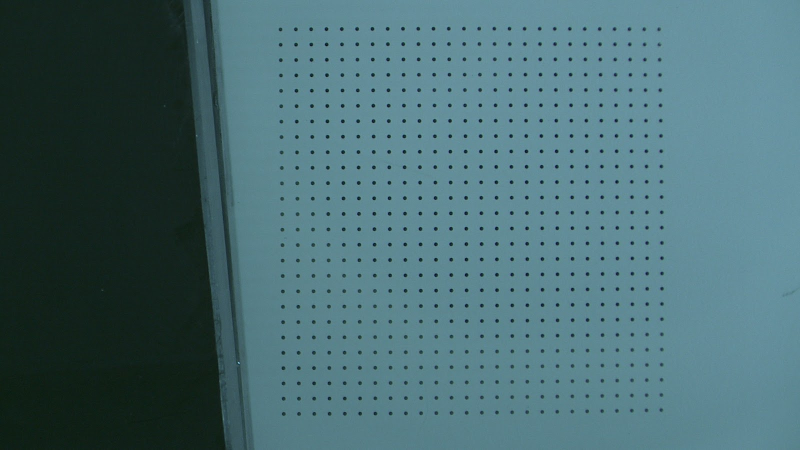
#> input picture dots.jpg, 1600 x 900 px (shown at 1/2 size)
$ python main.py
#> lines starting #> are read from the running program, lines starting #| are printed output that depends on the picture
### inputClass.py
# -*- coding: utf-8 -*-
"""
this class purpose is to deal with picture acquisition and interface
with the camera
"""
class camClass:
    """
    here will be the API for the Besler camera needed for the projecy
    I dont think the goal of this test is to implement Besler camera API so i will leave it empty
    I assume the API can get one picture every time and has a finished flag.
    one also must implemet a wait method to hold the code untill a new item is ready
    """
    pass


class inputClass:

    def __init__(self,inputFilePath):
        self.isReady = True # a flag indicating we need to do another picture
        if inputFilePath=="": #if filepath is empty it means we need to use the camera
            self.fromCam = True
            self.cam = camClass()
        else:               #if file is given it means we need to load file
            self.fromCam = False
            self.inputFilePath = inputFilePath

    def getNew(self):
        import cv2
        if self.fromCam == True:
            print("press the enter key to take picture")
            pic = camClass.capture()
        else:
            pic = cv2.imread(self.inputFilePath, cv2.IMREAD_COLOR)
            pic = cv2.cvtColor(pic, cv2.COLOR_BGR2GRAY) #work with graysacle for easier implementation. one can research if the color data improves detection
            self.isReady = False #will cause to work on only one file
        return pic


### detectorClass.py
# -*- coding: utf-8 -*-
"""
The purpose of this class is to deal with the detection of dots with sub-pixel resolution
"""

import teamSettingsClass
class detectorClass(teamSettingsClass.teamSettingsClass):
    def houghFindCir(self,pic):
        #this function detects the integer pixel location of dots using Hough transform
        import cv2
        #picBlurr = cv2.blur(pic, (3, 3)) #litrature recommands blurring the image. I didnt find it helpful
        #the following params (except for min/max Radius) were found using trail and error using the given picture
        dp = 1
        minDist = 10 #minimum distance between dots, took for the given image
        dotRadius = self.dotsWidth/2 #team Cedric will have Radius of 0 which means the algorith search for every dot size
        param1=50
        param2=3
        #minRadius = dotRadius - 1 #the min/max Radius should be as specifed by teams. we allowed some slack (+-1)
        #maxRadius = dotRadius + 1
        """
        the example picture did not fit any team so I used special parameters
        for it. in real operation we should use the now commented max/min Radius
        """
        maxRadius=6
        minRadius=1
        detected_circles = cv2.HoughCircles(pic,cv2.HOUGH_GRADIENT, dp, minDist, param1 = param1,param2 = param2, minRadius = minRadius, maxRadius = maxRadius)
        return detected_circles
        """
        visual check
        only 970 out of ~1300 dots were detected, which is not good
        sadly i dont have time to researc it further
        circles = np.uint16(np.around(detected_circles))
        tmpPic = pic
        for i in circles[0,0:10,:]:
            # draw the outer circle
            cv2.circle(tmpPic,(i[0],i[1]),i[2],(0,255,0),2)
        cv2.imshow('detected circles',tmpPic)
        cv2.waitKey(0)

        """
    def get_x_y_co(self,xc,yc,r):
        #this function return the points on the edge of a given circle
        #it is not very good function, as it returns some duplicants pixels, but i dont have time to write something better
        import math
        arr=[]
        for i in range(0,360,5):
            y = yc + r*math.sin(math.radians(i))
            x = xc+ r*math.cos(math.radians(i))
            x=int(x)
            y=int(y)
            arr.append([x,y])
        return arr

    def momentumAdjustment(self,pic,circles):
        import numpy as np
        maxVal = np.amax(pic)
        invPic = maxVal-pic #invert the picture because we want dark pixel to have more weight
        modCircles = []
        circShape = circles.shape
        for ind in range(circShape[1]):
            #for each circle we calculate its momentoum by sum_i(x(i)*value(i)) / sum_i(value(i))
            nomSumX = 0
            nomSumY = 0
            denomSum = 0
            #ugly workaround for circle at the edges, sorry
            #near the edge circle should not be changed because some of their circle is outside the picture
            if circles[0,ind,0]+circles[0,ind,2] >1599:
                modCircles.append((circles[0,ind,0],circles[0,ind,1],circles[0,ind,2]))
                continue
            if circles[0,ind,0]-circles[0,ind,2] <0:
                modCircles.append((circles[0,ind,0],circles[0,ind,1],circles[0,ind,2]))
                continue
            if circles[0,ind,1]+circles[0,ind,2] >899:
                modCircles.append((circles[0,ind,0],circles[0,ind,1],circles[0,ind,2]))
                continue
            if circles[0,ind,1]-circles[0,ind,2] <0:
                modCircles.append((circles[0,ind,0],circles[0,ind,1],circles[0,ind,2]))
                continue

            circlePoints = self.get_x_y_co(circles[0,ind,0],circles[0,ind,1],circles[0,ind,2])
            for point in circlePoints:
                #sum over all the points in the circle
                nomSumX = nomSumX + (point[0]-circles[0,ind,0])*invPic[point[1],point[0]]
                nomSumY = nomSumY + (point[1]-circles[0,ind,1])*invPic[point[1],point[0]]
                denomSum = denomSum + invPic[point[1],point[0]]
            diffX = nomSumX/denomSum
            diffY = nomSumY/denomSum
            modCircleX = circles[0,ind,0] + diffX
            modCircleY = circles[0,ind,1] + diffY
            modCircles.append((modCircleX,modCircleY,circles[0,ind,2]))
        return modCircles


    def findDots(self,pic):
        circles = self.houghFindCir(pic)
        modCircles = self.momentumAdjustment(pic,circles)
        return modCircles


### LocatingDots.py
# -*- coding: utf-8 -*-
"""
Locating dots tool.

Usage:
    LocatingDots(team,outputFilePath,inputFilePath)
    inputs:
    team - team identifier, can be one of "Albus","Bellatrix"
    or "Cedric"

    outputFilePath - optional, path where the output file should be written.
    if omitted  or empty string then file output.<ext> will be created in working dir, where ext is the
    team wanted extension.
    notice - if file is already present it will be overwitten

    inputFilePath - optional. if not given, the tool will read from camera.
    if given, the tool will analyze the given picture
    notice - if user want to input file an outputFilePath must be given
"""
def LocatingDots(team,outputFilePath = '',inputFilePath = ''):
    import header as h

    inputI = h.inputClass.inputClass(inputFilePath)
    detectorI = h.detectorClass.detectorClass(team)
    outputI = h.outputClasspy.outputClass(team)

    #the while is for continous camera capture. if we use only one picture the while ends after one iteration
    out = []
    while inputI.isReady == True:
        pic = inputI.getNew()
#> in getNew, pic is the input picture: shape (900, 1600, 3); mean B, G, R 114, 108, 73.3
#> in getNew, `pic = cv2.cvtColor(pic, cv2.COLOR_BGR2GRAY)`:
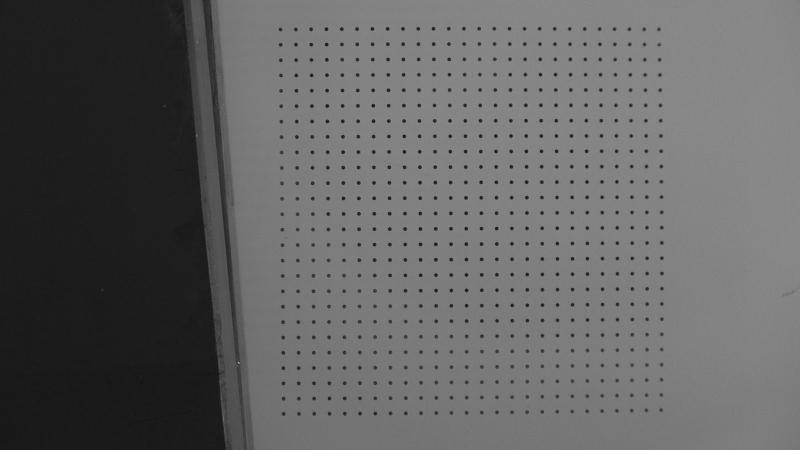
#> pic: shape (900, 1600) (shown at 1/2 size); min 4, max 196, mean 98.3
        dots = detectorI.findDots(pic)
#> in houghFindCir, `detected_circles = cv2.HoughCircles(pic,cv2.HOUGH_GRADIENT, dp, minDis..`: detected_circles = 971 rows, first 8: [1049.5, 87.5, 3.3], [841.5, 642.5, 3.8], [596.5, 674.5, 3.3], [716.5, 303.5, 3.3], [993.5, 824.5, 3.3], [1082.5, 302.5, 3.3], [1264.5, 577.5, 3.3], [626.5, 551.5, 3.8]
#> in findDots, `circles = self.houghFindCir(pic)`: circles has the same summary as detected_circles in houghFindCir
#> in momentumAdjustment, `maxVal = np.amax(pic)`: maxVal = 196
#> in momentumAdjustment, `invPic = maxVal-pic`:
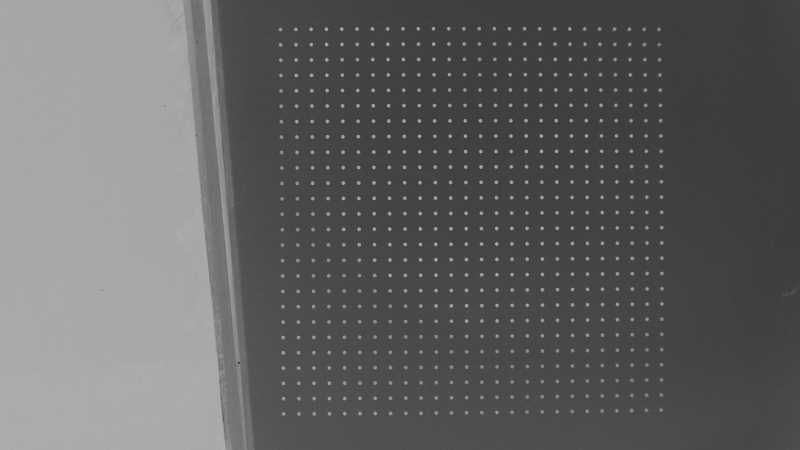
#> invPic: shape (900, 1600) (shown at 1/2 size); min 0, max 192, mean 97.7
#> the loop in momentumAdjustment, `for ind in range(circShape[1]):` made 971 passes
#> (modCircleX, modCircleY) on passes 1 to 3: (1049.2, 87.4), (841.3, 642.3), (596.2, 674.2)
#> after the loop in momentumAdjustment, `for ind in range(circShape[1]):`: modCircles = 971 items, first 6: (1049.2, 87.4, 3.3), (841.3, 642.3, 3.8), (596.2, 674.2, 3.3), (716.3, 303.4, 3.3), (993.2, 824.2, 3.3), (1082.4, 302.2, 3.3)
#> dots has the same summary as modCircles in momentumAdjustment
        tmp, picWidth = pic.shape
#> tmp = 900; picWidth = 1600
        tmp = outputI.write(dots,picWidth,outputFilePath) #if we do not write to file the output is given as retun value
        out.append(tmp)
    return out


### teamSettingsClass.py
# -*- coding: utf-8 -*-
"""
This class purpose is to hold all the settings for all the different teams
It will do input validation and all the team specific class will inherit from it
"""

class teamSettingsClass:
    def __init__(self,team):
        if team == "Albus":
            self.units  = "mm"
            self.fileFormat = "returnVal"
            self.dotsWidth = 2 #dots width in pixels
            self.imageWidth = 10 #in teams units. I assume it is constant per team. later on we can get it per image
        elif team == "Bellatrix":
            self.units  = "mil"
            self.fileFormat = "csv"
            self.dotsWidth = 50 #dots width in pixels
            self.imageWidth = 1000
        elif team == "Cedric":
            self.units  = "" #empty units imply not to convert
            self.fileFormat = "txt"
            self.dotsWidth = 0 #signal dots width is unknown

        else:
            raise NameError("Error using LocatingDots.py - unidentified team name. team must be Albus, Bellatrix or Cedric")


### outputClasspy.py
# -*- coding: utf-8 -*-
"""
This class purpose is to deal with the output according to the team
"""
import teamSettingsClass
class outputClass(teamSettingsClass.teamSettingsClass):
    # [7 lines left out: function convertUnits, not called in this run]

    def write(self,dots,picWidth,outFilePath):
        if self.units!="":
            dots = self.convertUnits(dots, picWidth)
        #here I should have added the function to change dots location
        #to be with respect of the middle of the picture, for team Albus, but I didnt have the time

        if outFilePath=="":
            outFilePath = "output"

        if self.fileFormat=="csv":
            #here should be a code to write CSV, with your permission i will skip it
            needToInstallCSV_module = True
        elif self.fileFormat=="txt":
            fullFilePath = outFilePath + ".txt"
            f = open(fullFilePath,"w")
            dotsStr = str(dots)
            f.write(dotsStr) #actually this writes comma delimited file, instead of tab delimited. I dont have time to fix it
            f.close()
        else: return dots


### main.py
# -*- coding: utf-8 -*-
"""
example on how to use the tool.
If I had more time I would have written a GUI
"""

import LocatingDots

#team = "Albus"
team = "Cedric"
outputFilePath = ""
inputFilePath = "dots.jpg"
out = LocatingDots.LocatingDots(team,outputFilePath,inputFilePath)
#> out = 1 item
